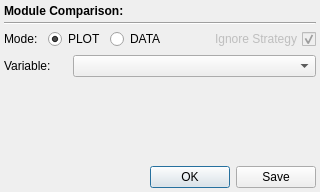
<?xml version="1.0" encoding="UTF-8"?>
<ui version="4.0">
 <class>LevelComparisonWidget</class>
 <widget class="QWidget" name="LevelComparisonWidget">
  <property name="geometry">
   <rect>
    <x>0</x>
    <y>0</y>
    <width>320</width>
    <height>192</height>
   </rect>
  </property>
  <property name="sizePolicy">
   <sizepolicy hsizetype="Preferred" vsizetype="Preferred">
    <horstretch>0</horstretch>
    <verstretch>0</verstretch>
   </sizepolicy>
  </property>
  <property name="minimumSize">
   <size>
    <width>320</width>
    <height>0</height>
   </size>
  </property>
  <property name="windowTitle">
   <string>Form</string>
  </property>
  <layout class="QVBoxLayout" name="verticalLayout">
   <property name="spacing">
    <number>4</number>
   </property>
   <property name="margin">
    <number>4</number>
   </property>
   <item>
    <widget class="QLabel" name="headingLabel">
     <property name="font">
      <font>
       <weight>75</weight>
       <bold>true</bold>
      </font>
     </property>
     <property name="text">
      <string>Module Comparison:</string>
     </property>
     <property name="textFormat">
      <enum>Qt::PlainText</enum>
     </property>
    </widget>
   </item>
   <item>
    <widget class="Line" name="line">
     <property name="orientation">
      <enum>Qt::Horizontal</enum>
     </property>
    </widget>
   </item>
   <item>
    <layout class="QHBoxLayout" name="topHorizontalLayout">
     <item>
      <widget class="QLabel" name="label_3">
       <property name="minimumSize">
        <size>
         <width>40</width>
         <height>0</height>
        </size>
       </property>
       <property name="text">
        <string>Mode:</string>
       </property>
      </widget>
     </item>
     <item>
      <widget class="QRadioButton" name="plotButton">
       <property name="minimumSize">
        <size>
         <width>55</width>
         <height>0</height>
        </size>
       </property>
       <property name="text">
        <string>PLOT</string>
       </property>
       <property name="checked">
        <bool>true</bool>
       </property>
       <attribute name="buttonGroup">
        <string notr="true">modeButtonGroup</string>
       </attribute>
      </widget>
     </item>
     <item>
      <widget class="QRadioButton" name="dataButton">
       <property name="enabled">
        <bool>true</bool>
       </property>
       <property name="minimumSize">
        <size>
         <width>55</width>
         <height>0</height>
        </size>
       </property>
       <property name="text">
        <string>DATA</string>
       </property>
       <attribute name="buttonGroup">
        <string notr="true">modeButtonGroup</string>
       </attribute>
      </widget>
     </item>
     <item>
      <spacer name="horizontalSpacer">
       <property name="orientation">
        <enum>Qt::Horizontal</enum>
       </property>
       <property name="sizeHint" stdset="0">
        <size>
         <width>40</width>
         <height>20</height>
        </size>
       </property>
      </spacer>
     </item>
     <item>
      <widget class="QCheckBox" name="strategyBox">
       <property name="enabled">
        <bool>false</bool>
       </property>
       <property name="layoutDirection">
        <enum>Qt::RightToLeft</enum>
       </property>
       <property name="text">
        <string>Ignore Strategy</string>
       </property>
       <property name="checked">
        <bool>true</bool>
       </property>
      </widget>
     </item>
    </layout>
   </item>
   <item>
    <spacer name="verticalSpacer_2">
     <property name="orientation">
      <enum>Qt::Vertical</enum>
     </property>
     <property name="sizeType">
      <enum>QSizePolicy::Fixed</enum>
     </property>
     <property name="sizeHint" stdset="0">
      <size>
       <width>20</width>
       <height>2</height>
      </size>
     </property>
    </spacer>
   </item>
   <item>
    <layout class="QHBoxLayout" name="bottomHorizontalLayout">
     <item>
      <widget class="QLabel" name="label_2">
       <property name="minimumSize">
        <size>
         <width>65</width>
         <height>0</height>
        </size>
       </property>
       <property name="text">
        <string>Variable:</string>
       </property>
      </widget>
     </item>
     <item>
      <widget class="QComboBox" name="varBox">
       <property name="sizePolicy">
        <sizepolicy hsizetype="Expanding" vsizetype="Fixed">
         <horstretch>0</horstretch>
         <verstretch>0</verstretch>
        </sizepolicy>
       </property>
      </widget>
     </item>
    </layout>
   </item>
   <item>
    <spacer name="verticalSpacer">
     <property name="orientation">
      <enum>Qt::Vertical</enum>
     </property>
     <property name="sizeHint" stdset="0">
      <size>
       <width>20</width>
       <height>80</height>
      </size>
     </property>
    </spacer>
   </item>
   <item>
    <widget class="QDialogButtonBox" name="buttonBox">
     <property name="standardButtons">
      <set>QDialogButtonBox::Ok|QDialogButtonBox::Save</set>
     </property>
    </widget>
   </item>
  </layout>
  <zorder>buttonBox</zorder>
  <zorder>line</zorder>
  <zorder>headingLabel</zorder>
  <zorder>verticalSpacer_2</zorder>
 </widget>
 <resources/>
 <connections/>
 <buttongroups>
  <buttongroup name="modeButtonGroup"/>
 </buttongroups>
</ui>
